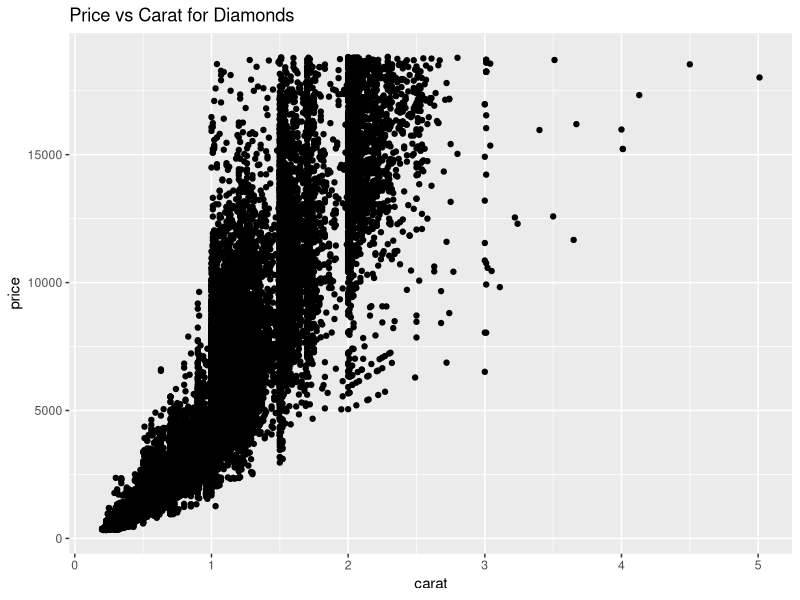
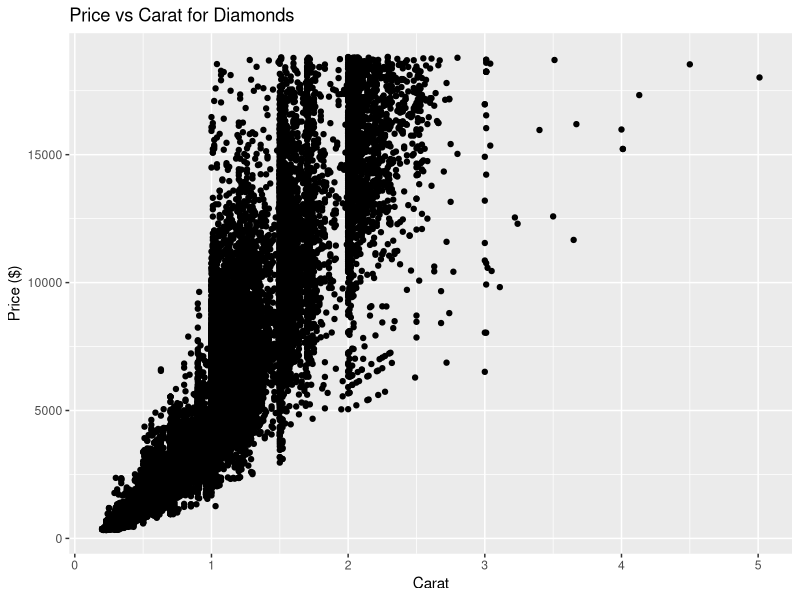
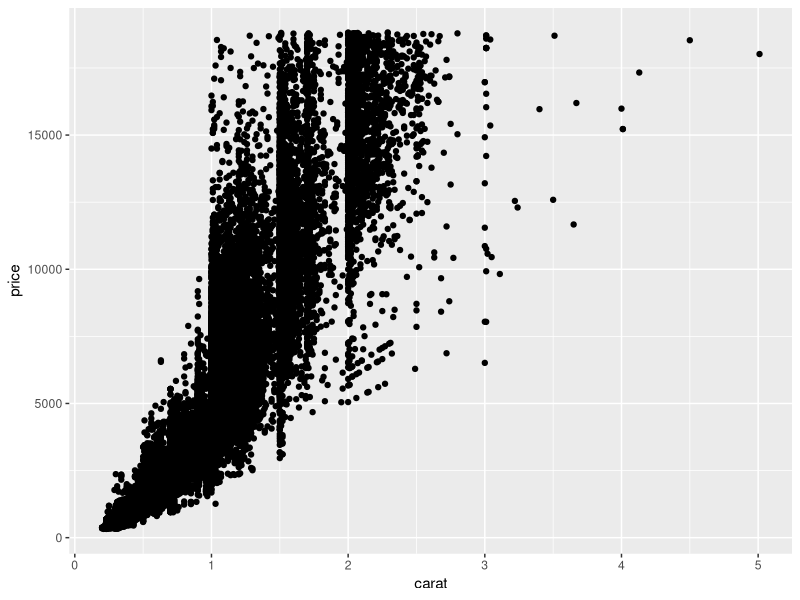
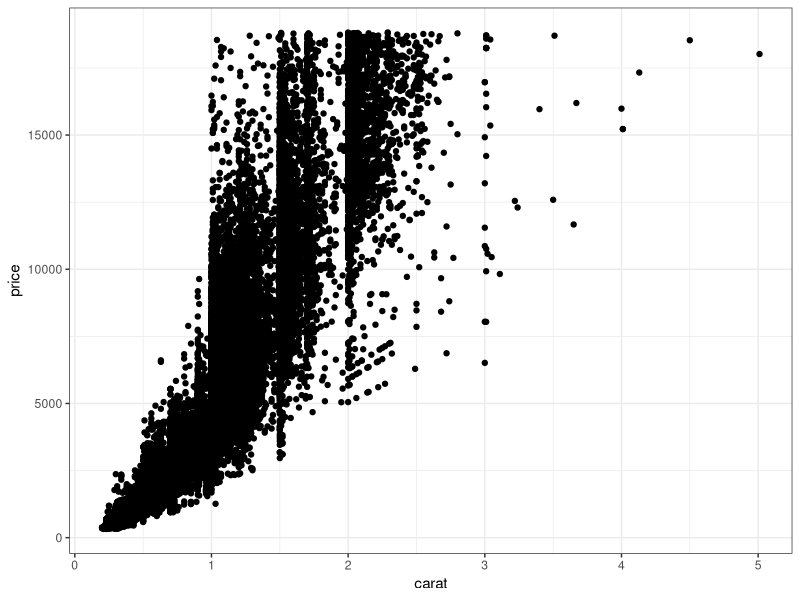
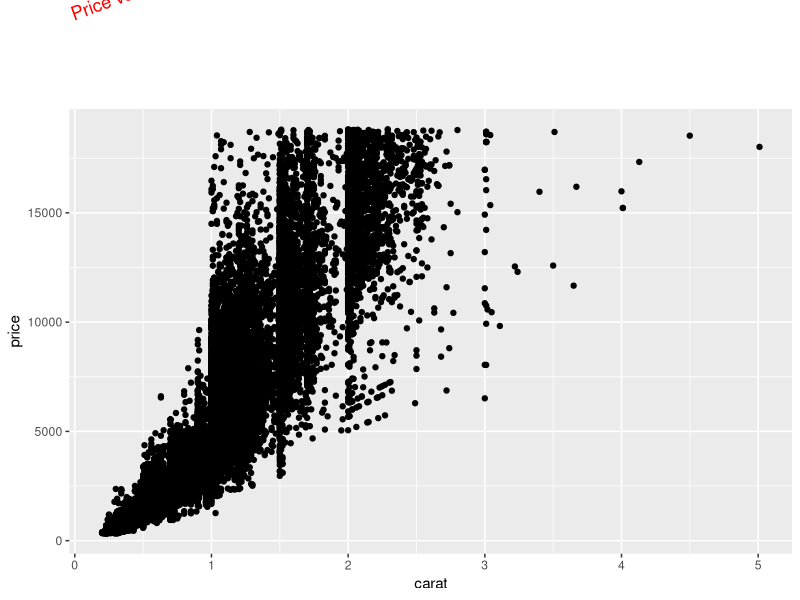
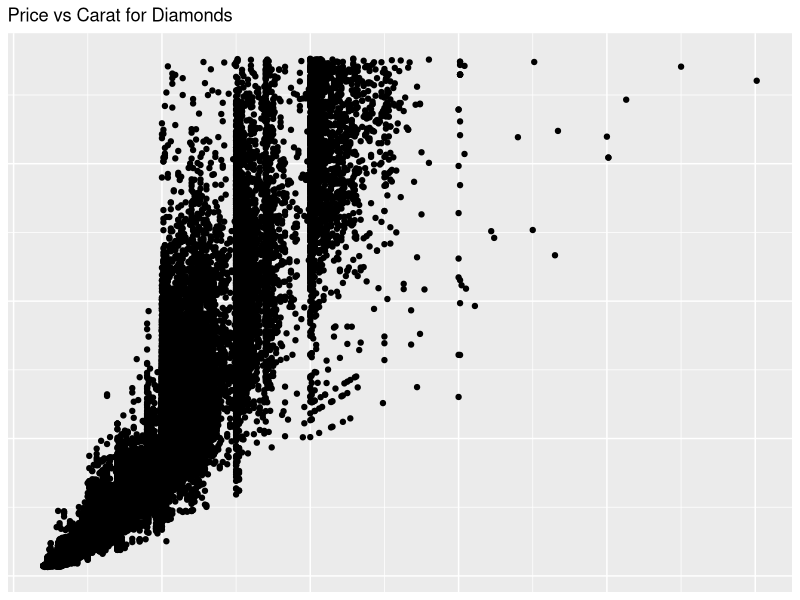
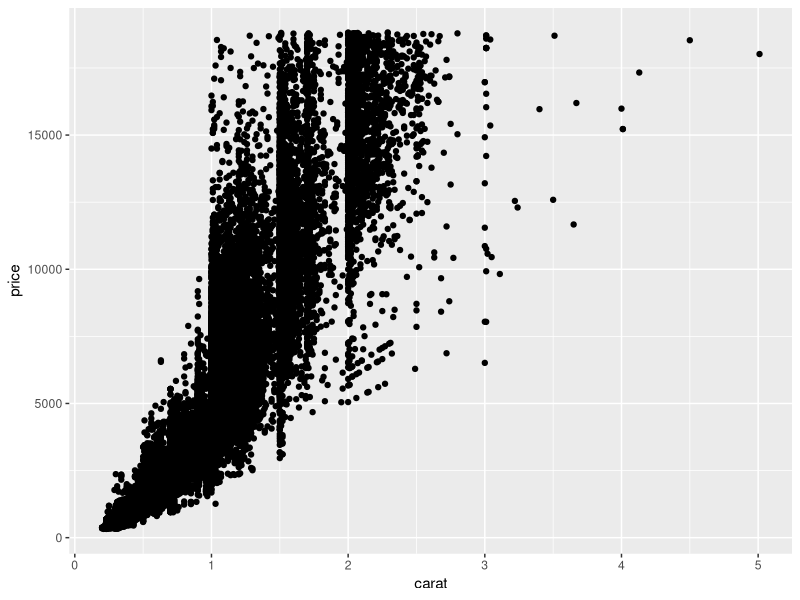
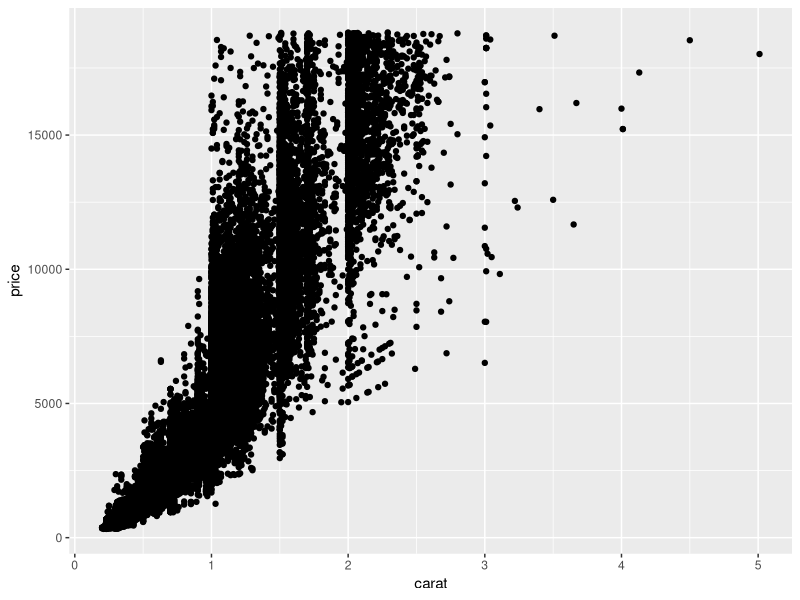

Source code (R) for these figures, in order:
#--- Setup ---------------------------------------------------------------------
library(ggplot2)
states <- map_data("state")

#--- Polishing Plots -----------------------------------------------------------
# Plot Title
qplot(carat, price, data = diamonds) +
  ggtitle("Price vs Carat for Diamonds")

# Axis titles
qplot(carat, price, data = diamonds) +
  xlab("Carat") +
  ylab("Price ($)") +
  ggtitle("Price vs Carat for Diamonds")

#--- Built-in Themes -----------------------------------------------------------
# Default Theme
qplot(carat, price, data = diamonds)
# Black and White theme
qplot(carat, price, data = diamonds) + theme_bw()

# Set theme_bw() as the default theme
theme_set(theme_bw())

# Set theme_grey() (the default) as the default theme
theme_set(theme_grey())

# See the components of a theme
theme_bw()

#--- Modifying a Plot ----------------------------------------------------------
p <- qplot(carat, price, data = diamonds) +
  ggtitle("Price vs Carat for Diamonds")
p + theme(plot.title = element_text(colour = "red", angle = 20))

# Use this power wisely

# Remove axes (for maps)
p + theme(
  axis.text.x = element_blank(),
  axis.text.y = element_blank(),
  axis.title.x = element_blank(),
  axis.title.y = element_blank(),
  axis.ticks.length = unit(0, "cm")
)

#--- Saving Your Work ----------------------------------------------------------
qplot(carat, price, data = diamonds)

# Save as a png
ggsave("diamonds.png", width = 5, height = 5)

# Save as a pdf
ggsave("diamonds.pdf")

# Force a specific size
ggsave("diamonds.png", width = 6, height = 6)

# Change the resolution
ggsave("tips.png", width = 6, height = 6, dpi = 300)

# Explicitly specify which plot to save
dplot <- qplot(carat, price, data = diamonds)
ggsave("diamonds.png", plot = dplot, dpi = 300)

#--- Your Turn -----------------------------------------------------------------
# 1. Save a pdf of a scatterplot of price vs carat



# 2. Open up the pdf in Adobe Acrobat (or another PDF Reader)



# 3. Save a png of the same scatterplot


